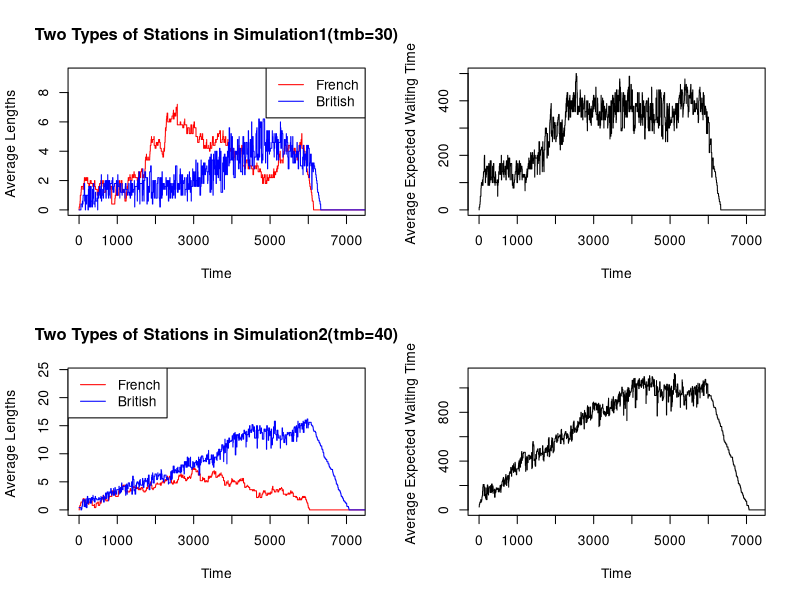

Write R code to recreate this figure. (Note: a time limit stopped this script after it produced the figure.)
start_time <- Sys.time() # 记录开始时间
total_time <- 2 * 60 * 60
closed_time <- total_time - 30 * 60

qsim <- function(mf, mb, a.rate, trb, trf, tmb, tmf, maxb) {
  # Simulate cars
  car_timetable <- sample(c(0, 1), size = total_time, replace = TRUE, prob = c(0.9, 0.1))
  car_timetable[(closed_time + 1):total_time] <- 0 # check-in closes 30 minutes before departure
  arrive_time_f <- which(car_timetable == 1)
  num_car <- length(arrive_time_f)
  
  # ———————————————————————————————————————————————————————————————————————————————
  ### French Part
  # Simulated original data for French stations
  french_time <- runif(n = num_car, min = tmf, max = tmf + trf) ## 把french time随机到每个车上
  
  # Initialization French stations
  waiting_time_f <- rep(0, num_car)
  finish_time_f <- rep(0, num_car)
  station_choice_f <- rep(0, num_car)
  queue_f <- matrix(0, nrow = num_car, ncol = mf)
  stations_record_f <- list(fs1 = NULL, fs2 = NULL, fs3 = NULL, fs4 = NULL, fs5 = NULL)
  
  # French stations
  for (i in 1:num_car) {
    time_point <- arrive_time_f[i]
    queue_index <- which.min(queue_f[i, ])[1]
    station_choice_f[i] <- queue_index
    group <- stations_record_f[[queue_index]]
    group_length <- length(group)
    if (queue_f[i, queue_index] == 0) {
      finish_time_f[i] <- time_point + french_time[i]
    } else if (queue_f[i, queue_index] == 1) {
      waiting_time_f[i] <- group[[group_length]] - time_point
      finish_time_f[i] <- time_point + waiting_time_f[i] + french_time[i]
    } else {
      processing_car <- group[group_length - queue_f[i, queue_index] + 1] - time_point
      waiting_time_f[i] <- processing_car + sum(french_time[(group_length - (queue_f[i, queue_index]) + 2):group_length])
      finish_time_f[i] <- time_point + waiting_time_f[i] + french_time[i]
    }
    stations_record_f[[queue_index]][group_length + 1] <- finish_time_f[i]
    if (i != num_car) {
      for (j in 1:mf) {
        k <- which(station_choice_f == j)
        queue_f[i + 1, j] <- length(k) - sum(finish_time_f[k] < arrive_time_f[i + 1])
      }
    }
  }
  
  # put all the french data into a data frame
  df_french <- as.data.frame(cbind(arrive_time_f, station_choice_f, queue_f, waiting_time_f, french_time, finish_time_f))
  colnames(df_french) <- c("arrive_time_f", "station_choice_f", "qf1", "qf2", "qf3", "qf4", "qf5", "waiting_time_f", "french_time", "finish_time_f")
  
  # ———————————————————————————————————————————————————————————————————————————————
  ### British Part
  # Simulated original data for British stations
  british_time <- runif(n = num_car, min = tmb, max = tmb + trb)
  
  # Initialization British stations
  arrive_time_b <- finish_time_f
  waiting_time_b <- rep(0, num_car)
  finish_time_b <- rep(0, num_car)
  station_choice_b <- rep(0, num_car)
  queue_b <- matrix(0, nrow = num_car, ncol = mf)
  stations_record_b <- list(bs1 = NULL, bs2 = NULL, bs3 = NULL, bs4 = NULL, bs5 = NULL)
  
  # British stations
  for (i in 1:num_car) {
    time_point <- arrive_time_b[i]
    queue_index <- which.min(queue_b[i, ])[1]
    station_choice_b[i] <- queue_index
    group <- stations_record_b[[queue_index]]
    group_length <- length(group)
    if (queue_b[i, queue_index] == 0) {
      finish_time_b[i] <- time_point + british_time[i]
    } else if (queue_b[i, queue_index] == 1) {
      waiting_time_b[i] <- group[[group_length]] - time_point
      finish_time_b[i] <- time_point + waiting_time_b[i] + british_time[i]
    } else {
      processing_car <- group[group_length - queue_b[i, queue_index] + 1] - time_point
      waiting_time_b[i] <- processing_car + sum(british_time[(group_length - (queue_b[i, queue_index]) + 2):group_length])
      finish_time_b[i] <- time_point + waiting_time_b[i] + british_time[i]
    }
    stations_record_b[[queue_index]][group_length + 1] <- finish_time_b[i]
    if (i != num_car) {
      for (j in 1:mb) {
        k <- which(station_choice_b == j)
        queue_b[i + 1, j] <- length(k) - sum(finish_time_b[k] < arrive_time_b[i + 1])
      }
    }
  }

  # put all the british data into a data frame
  df_british <- as.data.frame(cbind(arrive_time_b, station_choice_b, queue_b, waiting_time_b, british_time, finish_time_b))
  colnames(df_british) <- c("arrive_time_b", "station_choice_b", "qb1", "qb2", "qb3", "qb4", "qb5", "waiting_time_b", "british_time", "finish_time_b")
  
  df_french$queue_f_sum <- rowSums(df_french[, c("qf1", "qf2", "qf3", "qf4", "qf5")], na.rm = TRUE)
  df_british$queue_b_sum <- rowSums(df_british[, c("qb1", "qb2", "qb3", "qb4", "qb5")], na.rm = TRUE)
  df_french<-as.data.frame(cbind(df_french$arrive_time_f,df_french$queue_f_sum))
  
  df_british<-as.data.frame(cbind(df_british$arrive_time_b,df_british$queue_b_sum))
  colnames(df_french)<-c("arrive_time_f","queue_f_sum")
  colnames(df_british)<-c("arrive_time_b","queue_b_sum")
  
  last_number_f<-df_french$queue_f_sum[length(df_french$queue_f_sum)]+1
  df_french_new<-matrix(0,last_number_f,2)
  df_french_new[,1] <- sort(head(sort(finish_time_f, decreasing = TRUE), last_number_f),decreasing = FALSE)
  df_french_new[,2] <- seq(last_number_f-1, 0)
  colnames(df_french_new)<-c("arrive_time_f","queue_f_sum")
  df_french<-rbind(df_french,df_french_new)
  
  last_number_b<-df_british$queue_b_sum[length(df_british$queue_b_sum)]+1
  df_british_new_all<-sort(head(sort(finish_time_b, decreasing = TRUE), last_number_b),decreasing = FALSE)
  df_british_new_part<-df_british_new_all[df_british_new_all<=7200]
  df_british_new<-matrix(0,length(df_british_new_part),2)
  df_british_new[,1]<-df_british_new_part
  df_british_new[,2]<-seq(last_number_b-1, last_number_b-length(df_british_new_part))
  colnames(df_british_new)<-c("arrive_time_b","queue_b_sum")
  df_british<-rbind(df_british,df_british_new)
  
  
  df_time <- data.frame(time = 1:total_time)
  df_final <- merge(df_time, df_french, by.x = "time", by.y = "arrive_time_f", all.x = T, all.y = T)
  df_final <- merge(df_final,df_british,by.x = "time", by.y = "arrive_time_b", all.x = T, all.y = T)
  
  # 填充
  reversed_df <- df_final[nrow(df_final):1, ]
  for (col in 1:ncol(reversed_df)) {
    for (row in 2:nrow(reversed_df)) {
      if (is.na(reversed_df[row, col])) {
        reversed_df[row, col] <- reversed_df[row - 1, col]
      }
    }
  }
  reversed_df$queue_f_sum[is.na(reversed_df$queue_f_sum)] <- reversed_df$queue_f_sum[!is.na(reversed_df$queue_f_sum)][1]
  reversed_df$queue_b_sum[is.na(reversed_df$queue_b_sum)] <- reversed_df$queue_b_sum[!is.na(reversed_df$queue_b_sum)][1]
  df_final <- reversed_df[nrow(reversed_df):1, ]
  
  for (i in 1:length(df_final$time)) {
    if (df_final$queue_b_sum[i] > 100) {
      df_final$queue_f_sum[i]<-df_final$queue_f_sum[i]+(df_final$queue_b_sum[i]-100)
      df_final$queue_b_sum[i] <- 100
    }
  }
  # 分别计算French队伍的总长度和平均长度
  df_final$queue_f_ave <- (1 / 5) * df_final$queue_f_sum
  # 分别计算British队伍的总长度和平均长度
  df_final$queue_b_ave <- (1 / 5) * df_final$queue_b_sum
  df_final$expected_time <-df_final$queue_f_ave*((tmf+tmf+trf)/2)+df_final$queue_b_ave*((tmb+tmb+trb)/2)
  result <- list(nf = df_final$queue_f_ave,nb = df_final$queue_b_ave,eq=df_final$expected_time)

  return(result)
}


simulation1<-qsim(5, 5, .1, 40, 40, 30, 30, 20)
end_time <- Sys.time() # 记录结束时间
elapsed_time <- end_time - start_time # 计算代码段运行的时间差
elapsed_time # 输出运行时间
simulation2<-qsim(5, 5, .1, 40, 40, 40, 30, 20)
par(mfrow = c(2, 2))
plot(simulation1$nf, col = "red", type = 'l',xlab = "Time", ylab = "Average Lengths ", main = "Two Types of Stations in Simulation1(tmb=30)",xlim = c(0,7200),ylim = c(0,max(simulation1$nb)*1.5))
lines(simulation1$nb, col = "blue")
legend("topright", legend = c("French", "British"), col = c("red", "blue"), lty = 1)

plot(simulation1$eq,col = 'black',type = 'l',xlab = "Time", ylab = "Average Expected Waiting Time ",xlim = c(0,7200),ylim = c(0,max(simulation1$eq)))

plot(simulation2$nf, col = "red", type = 'l',xlab = "Time", ylab = "Average Lengths ", main = "Two Types of Stations in Simulation2(tmb=40)",xlim = c(0,7200),ylim = c(0,max(simulation2$nb)*1.5))
lines(simulation2$nb, col = "blue")
legend("topleft", legend = c("French", "British"), col = c("red", "blue"), lty = 1)

plot(simulation2$eq,col = 'black',type = 'l',xlab = "Time", ylab = "Average Expected Waiting Time ",xlim = c(0,7200),ylim = c(0,max(simulation2$eq)))


start_time <- Sys.time() # 记录开始时间
missing_number<-c()
for (i in 1:100) {
  simulation_temp<-qsim(5, 5, .1, 40, 40, 30, 30, 20)## when tmb = 50,p=0.95;tmb = 60,p=1
  if(simulation_temp$nb[length(simulation_temp$nb)]>0){
    missing_number[i]<-1
  }else{
    missing_number[i]<-0
  }
}
probability_missing<-sum(missing_number)/100
end_time <- Sys.time() # 记录结束时间
elapsed_time <- end_time - start_time # 计算代码段运行的时间差
elapsed_time # 输出运行时间 macbook pro 2021(m1 pro 32GB/1TB)为1.14分钟，单个simulation 为0.7-0.8秒



#### 10.19 add comments
# Huantong Hou (s2481591), Yuqi Shi (s2508879), Zukai Li (s2505721)

# Contribution:
#### Huantong Hou (s2481591): 33%
###### (1)
###### (2)
###### (3)

#### Yuqi Shi (s2508879): 35%
###### (1) Analyze and calculate various situations that may occur during the simulation, calculate the excess waiting time for French station
###### (2) writing codes for the average lengths in rest time(after the finial car leave the stations),plot the result and the probability 
###### (3) write the 1/3 comments and simplify the final codes

#### Zukai Li (s2505721): 32%
###### (1)
###### (2)
###### (3)


# ———————————————————————————————————————————————————————————————————————————————
### Code Objective and Functional Description:
# This practical is about writing a function to simulate cars passing through
# French and then British passport control at a French ferry terminal.


### This code is divided into the following 3 main sections：
## 1. Write a function, qsim, to simulate vehicle passing through French passport
# control and British passport control at French ferry terminal:
  # (1) Set up fixed parameters and simulate the car arrivals randomly from them;
  # (2) Analyse car queues at each station in France;
  # (3) Analyse car queues at each station in Britain;
  # (4) Integrate and process the simulated data, and compute the data needed 
  #     for the function to return.
  # The  

## 2. Plotting the simulation results:
  # Generate a 4-panel, 2-row, 2-column plot using the written qsim function to
  # show the change in queue length over time for France and the UK and the 
  # expected queue processing time over time for two different sets of parameter 
  # conditions, respectively.

## 3. Estimate the probability of missing the ferry departure:
  # Estimate the probability that at least one car will miss the ferry departure 
  # by running the written qsim function 100 times.


### Assumptions for the simulation model:
## 1. Cars are only likely to arrive 2 hours before ferry departure and no cars 
    # arrive in the last 30 minutes before departure (but can handle those that 
    # have arrived). At the beginning there were no cars lined up at either the 
    # French or British stations.
## 2. The time step of the simulation is 1 second, and the probability of a 
    # vehicle arriving at a French station at each second is 0.1, but the 
    # probability of 2 or more vehicles arriving at the same second is ignored.
## 3. At both French and British stations, cars always choose the shortest queue 
    # to line up in upon arrival and do not change queues midway through.
## 4. For both French and British stations, the time taken between the leaving 
    # of one car and the start of processing the next is ignored. 
## 5. The time taken by the vehicle to move from the French station to the 
    # British station is also not taken into account.
## 6. There can only be a maximum of 20 cars queuing at the same time at each 
    # British station, and when there is a situation where all the UK stations 
    # are full, the cars that have completed their processing at the French 
    # station must wait in place until at least one empty space appears at one 
    # of the UK stations before they can enter the UK station to be processed.
## 7. The processing time of the car at the French station and the processing 
    # time at the British station is a random number following a uniform 
    # distribution [tmf, tmf+trf] and a uniform distribution [tmb, tmb+trb], 
    # respectively.
## 8. In showing the changing queue lengths over time at French and UK stations, 
    # data obtained by calculating the average length of queues at all five 
    # stations in France and the Britain, respectively, are used.
## 9. In showing expected queuing time over time, the total expected queuing 
    # time is approximated by French queue length on arrival multiplied by
    # calculating expected French handling time + mean British queue length at 
    # that time multiplied by the expected UK handling time, not taking into 
    # account the blocking time due to the British queue being full.

# ———————————————————————————————————————————————————————————————————————————————

### Initialize  simulation period
total_time <- 2 * 60 * 60 # 2 hours totally, 60minutes/hour, 60seconds/minute
closed_time <- total_time - 30 * 60 # period for car arrival (check-in closes 30 minutes before departure)


## Simulation of queues of French stations and British stations
## Input: {mf: number of French stations, mb: number of British stations, 
##         a.rate: probability of an arrival each second, trb: , trf:,
##         tmb: minimum British handling time, tmf: minimum French handling time,
##         maxb: available number of cars in each British station's queue}
## Purpose: Simulate the entire process of each car passing through the French and British stations
## Output: {nf: the average length of french queues, for each simulation second,
##          nb: the average length of british queues, for each simulation second,
##          eq: the average expected waiting time (sum of each stations' queue lengths*average handling time)}
qsim <- function(mf, mb, a.rate, trb, trf, tmb, tmf, maxb) {
  # generate all time points of car arrival by simulating vectors of 0 and 1, 1 means car arrival
  # probability of 0.1 for obtaining 1 means probability of 0.1 of an arrival each second
  car_timetable <- sample(c(0, 1), size = total_time, replace = TRUE, prob = c(0.9, 0.1))
  car_timetable[(closed_time + 1):total_time] <- 0 # no cars arriving within the 30 minutes after the stations closed
  # to facilitate simulating the queue situation for each car
  arrive_time_f <- which(car_timetable == 1) # find a list of all the time points when cars arrived
  num_car <- length(arrive_time_f) # to iterate through each car
  
  ### ———————————————————————————————————————————————————————————————————————————————
  ### Simulation of French stations Part
  # simulate french handling time for each car to obtain waiting time for queued cars
  french_time <- runif(n = num_car, min = tmf, max = tmf + trf)
  ## Initialization situations of each arrival car in French stations
  ## Since car's waiting time would impact its finish time and the finish time would impact queue lengths 
  ## and the queue lengths would impact car's station choice
  waiting_time_f <- rep(0, num_car) # time period for a car from its arrival at the station until it can be processed
  finish_time_f <- rep(0, num_car) # departing time from the french station, indexed by car's arrival time
  # help to find queue length of chosen station
  station_choice_f <- rep(0, num_car) 
  # help to calculate average queue length
  queue_f <- matrix(0, nrow = num_car, ncol = mf) # queue lengths for each station just before the car arrives
  # in order to track the finish times for each station and 
  # allow coming cars to make decisions on station choice regarding the station with the earliest finish time.
  stations_record_f <- list(fs1 = NULL, fs2 = NULL, fs3 = NULL, fs4 = NULL, fs5 = NULL)# same data as finish_time_f but indexed by station
  
  ## totally consider three scenarios for cars arriving french stations based on different waiting_time: 
  ## All of finish_time is (arrival time point + waiting time + handling time)
  ## 1. at least one station is available, allowing the car to be processed immediately
  ## 2. each station has only one car being processed
  ## 3. at least one station has two or more cars in the queue, requiring the car to wait its turn for handling.
  ## the difference between scenario 2 and 3 is: waiting time for cars in queue
  for (i in 1:num_car) {
    time_point <- arrive_time_f[i]
    # decide choice of station
    queue_index <- which.min(queue_f[i, ])[1]# find station index of shortest queue
    station_choice_f[i] <- queue_index
    # find the scenario of french station based on queue length of chosen station
    group <- stations_record_f[[queue_index]] # "[[]]" means find a element while "[]"means find a series
    group_length <- length(group) # choice of scenario based on queue length
    if (queue_f[i, queue_index] == 0) { # first scenario
      finish_time_f[i] <- time_point + french_time[i] # no waiting time, only handling time
    } else if (queue_f[i, queue_index] == 1) { # second scenario
      # the remaining handling time for the car being processed when a new car arrives
      waiting_time_f[i] <- group[[group_length]] - time_point 
      finish_time_f[i] <- time_point + waiting_time_f[i] + french_time[i]
    } else {# third scenario
      # the remaining handling time of processed car
      processing_car <- group[group_length - queue_f[i, queue_index] + 1] - time_point 
      # ???解释不清楚+2
      waiting_time_f[i] <- processing_car + sum(french_time[(group_length - (queue_f[i, queue_index]) + 2):group_length])
      finish_time_f[i] <- time_point + waiting_time_f[i] + french_time[i]
    }
    # update the finish time records of station after a car handled
    stations_record_f[[queue_index]][group_length + 1] <- finish_time_f[i]
    # when 
    if (i != num_car) {
      for (j in 1:mf) {
        k <- which(station_choice_f == j)# 为什么不可以直接用station_choice_f?是更新一整行的排队情况吗？
        # 下一辆车过来时候车站的排队情况就是现在的总队伍长度-下一辆车来之前走掉的车的数量？
        queue_f[i + 1, j] <- length(k) - sum(finish_time_f[k] < arrive_time_f[i + 1])
      }
    }
  }
  
  ### ———————————————————————————————————————————————————————————————————————————————
  ### Simulation of British stations Part
  # simulate british handling time for each car to obtain waiting time for queued cars
  british_time <- runif(n = num_car, min = tmb, max = tmb + trb)
  ## Initialization situations of each arrival car in British stations
  ## Since car's waiting time would impact its finish time and the finish time would impact queue lengths 
  ## and the queue lengths would impact car's station choice (same as french station)
  arrive_time_b <- finish_time_f # ignore the time period from french station to british station
  waiting_time_b <- rep(0, num_car) # time period for a car from its arrival at the station until it can be processed
  finish_time_b <- rep(0, num_car) # departing time from the british station, indexed by car's arrival time
  # help to find queue length of chosen station
  station_choice_b <- rep(0, num_car)
  # help to calculate average queue length
  queue_b <- matrix(0, nrow = num_car, ncol = mf) # queue lengths for each station just before the car arrives
  # in order to track the finish times for each station and 
  # allow coming cars to make decisions on station choice regarding the station with the earliest finish time.
  stations_record_b <- list(bs1 = NULL, bs2 = NULL, bs3 = NULL, bs4 = NULL, bs5 = NULL)
  
  ## totally consider three similar scenarios for cars arriving british stations as frensh stations
  ## but one different thing is the maximum queue number of british station is 20.
  ## here, 我们把多余的队伍长度在后面加到法国站？
  for (i in 1:num_car) {
    time_point <- arrive_time_b[i]
    # decide choice of station
    queue_index <- which.min(queue_b[i, ])[1]# find station index of shortest queue
    station_choice_b[i] <- queue_index
    # find the scenario of british station based on queue length of chosen station
    group <- stations_record_b[[queue_index]] # "[[]]" means find a element while "[]"means find a series
    group_length <- length(group)# choice of scenario based on queue length
    if (queue_b[i, queue_index] == 0) {# first scenario
      finish_time_b[i] <- time_point + british_time[i]# no waiting time, only handling time
    } else if (queue_b[i, queue_index] == 1) {# second scenario
      # the remaining handling time for the car being processed when a new car arrives
      waiting_time_b[i] <- group[[group_length]] - time_point
      finish_time_b[i] <- time_point + waiting_time_b[i] + british_time[i]
    } else {# third scenario
      # the remaining handling time of processed car
      processing_car <- group[group_length - queue_b[i, queue_index] + 1] - time_point
      # ???解释不清楚+2
      waiting_time_b[i] <- processing_car + sum(british_time[(group_length - (queue_b[i, queue_index]) + 2):group_length])
      finish_time_b[i] <- time_point + waiting_time_b[i] + british_time[i]
    }
    # update the finish time records of station after a car handled
    stations_record_b[[queue_index]][group_length + 1] <- finish_time_b[i]
    if (i != num_car) {
      for (j in 1:mb) {
        k <- which(station_choice_b == j)# 为什么不可以直接用station_choice_f?是更新一整行的排队情况吗？
        # 下一辆车过来时候车站的排队情况就是现在的总队伍长度-下一辆车来之前走掉的车的数量？
        queue_b[i + 1, j] <- length(k) - sum(finish_time_b[k] < arrive_time_b[i + 1])
      }
    }
  }

  # Organize the data from the French and British stations in loop
  ## Calculate the total queues length(use 'rowSums()') at the French and British stations for each car arrival at the station-
  ## -and create two data-frames(df_french and df_british) with the length (queue_f/b_sum) and cars arrival times(arrive_time_f/b)
  df_french<-as.data.frame(cbind(arrive_time_f,rowSums(queue_f,na.rm = TRUE)))
  colnames(df_french) <- c("arrive_time_f", "queue_f_sum")
  df_british <- as.data.frame(cbind(arrive_time_b,rowSums(queue_b,na.rm = TRUE)))
  colnames(df_british) <- c("arrive_time_b", "queue_b_sum")
  
  # Calculate queues length after the last car arrived the station
  ## For the French station, firstly we find the total queues length when the last vehicle enters the station. (last_number_f)
  ## Then, find the finish time for these cars at the French station.These times are considered as the times the total queues length changed. (df_french_new[,1])
  ## Finally, the total queues length decreases until there are no cars in the queue(df_french_new[,2])
  last_number_f<-df_french$queue_f_sum[length(df_french$queue_f_sum)]+1
  df_french_new<-matrix(0,last_number_f,2)
  df_french_new[,1] <- sort(head(sort(finish_time_f, decreasing = TRUE), last_number_f),decreasing = FALSE)
  df_french_new[,2] <- seq(last_number_f-1, 0)
  colnames(df_french_new)<-c("arrive_time_f","queue_f_sum")
  df_french<-rbind(df_french,df_french_new) ### Merge ‘df_french_new’ vertically to the end of ‘df_french’
  ## Unlike the French station, the British station may not have processed all the queued vehicles within 7200 seconds. 
  ## Therefore, we only consider the finish times of cars that were in the queue when the last vehicle entered the station and could be processed within 7200 seconds. (df_british_new_part)
  ## These times are used to track changes in the total queues length, which gradually decreases until the station is closed (df_british_new[,2])
  last_number_b<-df_british$queue_b_sum[length(df_british$queue_b_sum)]+1
  df_british_new_all<-sort(head(sort(finish_time_b, decreasing = TRUE), last_number_b),decreasing = FALSE)
  df_british_new_part<-df_british_new_all[df_british_new_all<=7200]
  df_british_new<-matrix(0,length(df_british_new_part),2)
  df_british_new[,1]<-df_british_new_part
  df_british_new[,2]<-seq(last_number_b-1, last_number_b-length(df_british_new_part))
  colnames(df_british_new)<-c("arrive_time_b","queue_b_sum")
  df_british<-rbind(df_british,df_british_new)### Merge ‘df_british_new’ vertically to the end of ‘df_british’
  
  ## Merge the total queues length at the station when each car arrive the stations to the time vector of 7200 seconds
  df_time <- data.frame(time = 1:total_time)
  df_final <- merge(df_time, df_french, by.x = "time", by.y = "arrive_time_f", all.x = T, all.y = T)
  df_final <- merge(df_final,df_british,by.x = "time", by.y = "arrive_time_b", all.x = T, all.y = T)
  
  ## After the processing in the previous step, ‘df_final’ have some NA at some seconds when no car entered
  ## Assumption: There will be no queued cars leaving the station between two consecutive entering cars (based on the data, it indeed appears that such a situation does not exist)
  ## We fill the NA at the seconds between two cars with the data from the later vehicle (the total queues length after the arrival of the preceding vehicle)
  
  ### However, filling with the next non-NA value using a loop has a high time complexity and longer runtime. —
  ### —Therefore, we first reverse 'df_final' and then fill it with the data from the previous car, which will significantly reduce the runtime
  reversed_df <- df_final[nrow(df_final):1, ]
  for (col in 1:ncol(reversed_df)) {
    for (row in 2:nrow(reversed_df)) {
      if (is.na(reversed_df[row, col])) {
        reversed_df[row, col] <- reversed_df[row - 1, col]
      }
    }
  }
  ### For the initial NA in the ‘reversed_df’, we will fill them with the first non-empty value(!is.na('value_name'))
  reversed_df$queue_f_sum[is.na(reversed_df$queue_f_sum)] <- reversed_df$queue_f_sum[!is.na(reversed_df$queue_f_sum)][1]
  reversed_df$queue_b_sum[is.na(reversed_df$queue_b_sum)] <- reversed_df$queue_b_sum[!is.na(reversed_df$queue_b_sum)][1]
  df_final <- reversed_df[nrow(reversed_df):1, ]### After filling, restore the reversed ‘df_final’ to its original order

  ## We considered that when the total queues length in the British over 100, the cars from the French station will no longer be able to enter the British stations
  ## So we will add the portion of the British station queues length that exceeds 100 back to the French stations
  for (i in 1:length(df_final$time)) {
    if (df_final$queue_b_sum[i] > 100) { ### Check if the total queues length at the British station is greater than 100
      df_final$queue_f_sum[i]<-df_final$queue_f_sum[i]+(df_final$queue_b_sum[i]-100) 
      df_final$queue_b_sum[i] <- 100
    }
  }
  ### Calculate the average length of the French and British stations for each seconds
  df_final$queue_f_ave <- (1 / 5) * df_final$queue_f_sum 
  df_final$queue_b_ave <- (1 / 5) * df_final$queue_b_sum
  
  ### Calculate the average expected waiting time for each seconds
  ### Average expected waiting time =  average length of French stations*average processing time in French + average length of British stations*average processing time in British )
  df_final$expected_time <-df_final$queue_f_ave*((tmf+tmf+trf)/2)+df_final$queue_b_ave*((tmb+tmb+trb)/2) ### processing time modelled as uniform, so the average time equal to (min + max)/2
  result <- list(nf = df_final$queue_f_ave,nb = df_final$queue_b_ave,eq=df_final$expected_time)
  return(result)
}
# Conduct two simulations using the ‘qsim’ function, in simulation2 the value of ‘tmb’ is 40
simulation1<-qsim(5, 5, .1, 40, 40, 30, 30, 20)
simulation2<-qsim(5, 5, .1, 40, 40, 40, 30, 20)

# produce the 4 panel based on the results of the simulation1&2
par(mfrow = c(2, 2)) ### set the parameter of the plots to 2*2 

## the first plot: how the French(red)and British(blue)queue lengths('nf'&'nb') are changing over time
plot(simulation1$nf, col = "red", type = 'l',xlab = "Time", ylab = "Average Lengths ", main = "Two Types of Stations in Simulation1(tmb=30)",xlim = c(0,7200),ylim = c(0,max(simulation1$nb)*1.5))
lines(simulation1$nb, col = "blue") ### For the completeness and aesthetics, we set the maximum value of the y-axis to 1.5 times the maximum value of "nb"
legend("topright", legend = c("French", "British"), col = c("red", "blue"), lty = 1) ### Add a legend to the plot

## the second plot: how the expected queuing time('eq') changes over time
plot(simulation1$eq,col = 'black',type = 'l',xlab = "Time", ylab = "Average Expected Waiting Time ",xlim = c(0,7200),ylim = c(0,max(simulation1$eq)))

## the third plot: how the French(red)and British(blue)queue lengths('nf'&'nb') are changing over time when 'tmb' equal to 40 (in simulation2)
plot(simulation2$nf, col = "red", type = 'l',xlab = "Time", ylab = "Average Lengths ", main = "Two Types of Stations in Simulation2(tmb=40)",xlim = c(0,7200),ylim = c(0,max(simulation2$nb)*1.5))
lines(simulation2$nb, col = "blue")
legend("topleft", legend = c("French", "British"), col = c("red", "blue"), lty = 1) ### Add a legend to the plot

## the forth plot: how the expected queuing time('eq') changes over time when 'tmb' equal to 40 (in simulation2)
plot(simulation2$eq,col = 'black',type = 'l',xlab = "Time", ylab = "Average Expected Waiting Time ",xlim = c(0,7200),ylim = c(0,max(simulation2$eq)))

# Estimate the probability of at least one car missing the ferry departure
## Regarding the runtime of these 100 simulation runs: The simulations were completed in approximately 1.14 minutes using the MacBookPro 2021 (32GB/1TB)
missing_number<-c()
for (i in 1:100) {
  simulation_temp<-qsim(5, 5, .1, 40, 40, 30, 30, 20)
  if(simulation_temp$nb[length(simulation_temp$nb)]>0){
    missing_number[i]<-1 ##return 1 if the last value of "nb" (the total queue length at the final time) is greater than 0,indicating that a car missed the ferry during this simulation
  }else{
    missing_number[i]<-0 ## Otherwise, return 0
  }
}
probability_missing<-sum(missing_number)/100 ## probability of the car missing the ferry departure = sum of the missing_number / 100
